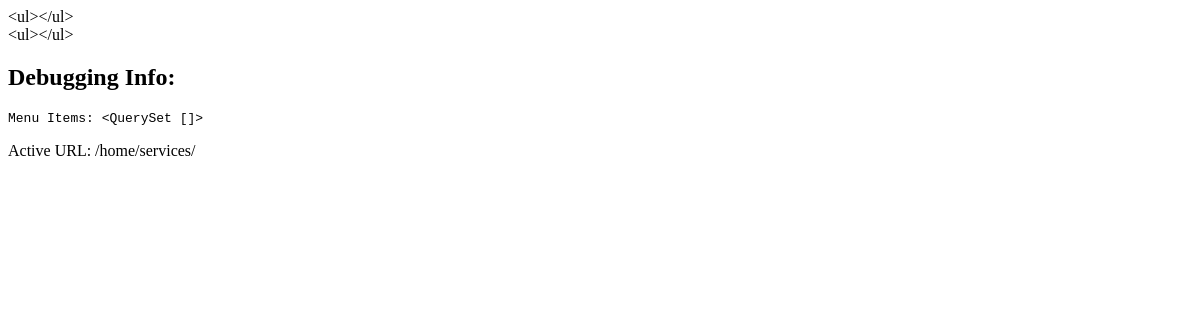
/home/services/, run on an earlier commit of the app's database.
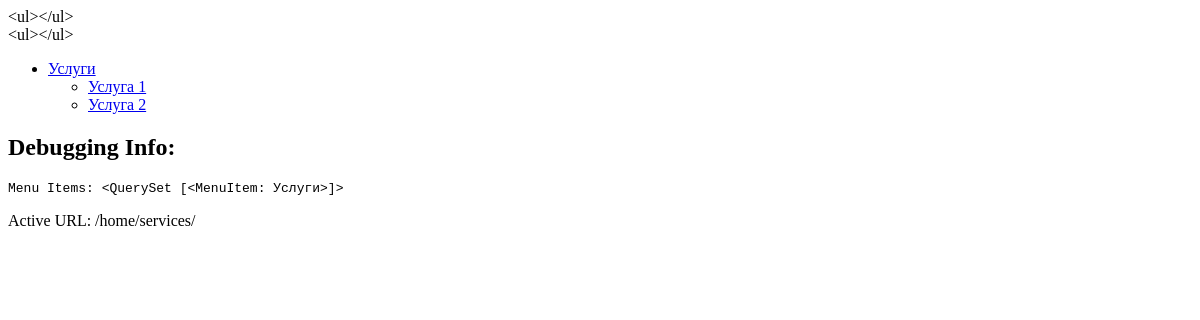
And on a later commit of the database.
### menu_app/models.py (models this page shows)
class MenuItem(models.Model):
    title = models.CharField(max_length=100)
    url = models.CharField(max_length=100, blank=True, null=True)
    parent = models.ForeignKey('self', related_name='children', on_delete=models.CASCADE, blank=True, null=True)
    menu_name = models.CharField(max_length=50)
    def __str__(self):
        return self.title

### menu_app/views.py (the view)
# urls.py: path('home/<str:menu_name>/', views.home, name='home'),
def home(request, menu_name):
    menu_items = get_menu(menu_name)
    context = {
        'menu_items': menu_items,
        'active_url': request.path
    }
    return render(request, 'menu_app/home.html', context)

### menu_app/templatetags/menu_tags.py (called while the page is built)
@register.simple_tag
def draw_menu(menu_name):
    menu_items = MenuItem.objects.filter(menu_name=menu_name, parent__isnull=True)
    def draw_children(menu_item):
        children = menu_item.children.all()
        result = f'<li><a href="{menu_item.url}">{menu_item.title}</a>'
        if children:
            result += '<ul>'
            for child in children:
                result += draw_children(child)
            result += '</ul>'
        result += '</li>'
        return result
    menu_html = ''
    for item in menu_items:
        menu_html += draw_children(item)
    return f'<ul>{menu_html}</ul>'

### menu_app/views.py (called while the page is built)
def get_menu(menu_name):
    return MenuItem.objects.filter(menu_name=menu_name, parent__isnull=True)

### menu_app/templates/menu_app/home.html
{% extends 'base.html' %}
{% block content %}
  {% load menu_tags %}
  {% draw_menu 'main_menu' %}
  <ul>
    {% for item in menu_items %}
      <li {% if active_url == item.url %}class="active"{% endif %}>
        <a href="{{ item.url }}">{{ item.title }}</a>
        {% if item.children.all %}
          <ul>
            {% for child in item.children.all %}
              <li {% if active_url == child.url %}class="active"{% endif %}>
                <a href="{{ child.url }}">{{ child.title }}</a>
              </li>
            {% endfor %}
          </ul>
        {% endif %}
      </li>
    {% endfor %}
  </ul>
  <h2>Debugging Info:</h2>
  <pre>Menu Items: {{ menu_items }}</pre>
  <p>Active URL: {{ active_url }}</p>
{% endblock %}

### menu_app/templates/base.html (shortened to what this page needs)
<!DOCTYPE html>
<html lang="en">
<head>
</head>
<body>
<div class="menu">
    {% load menu_tags %}
    {% draw_menu menu_name %}
</div>
<div class="content">
    {% block content %}
    {% endblock %}
</div>
</body>
</html>

What changed in the data, as far as the page shows it:
now on this page (row edited): MenuItem: title "Услуги", title "<QuerySet [<MenuItem: Услуги>]>"
now on this page (row edited): MenuItem: title "Услуга 1", shown under "Услуги"
now on this page (row edited): MenuItem: title "Услуга 2", shown under "Услуги"
Also different on the page:
{{ menu_items }}: "<QuerySet []>" → (not shown)
